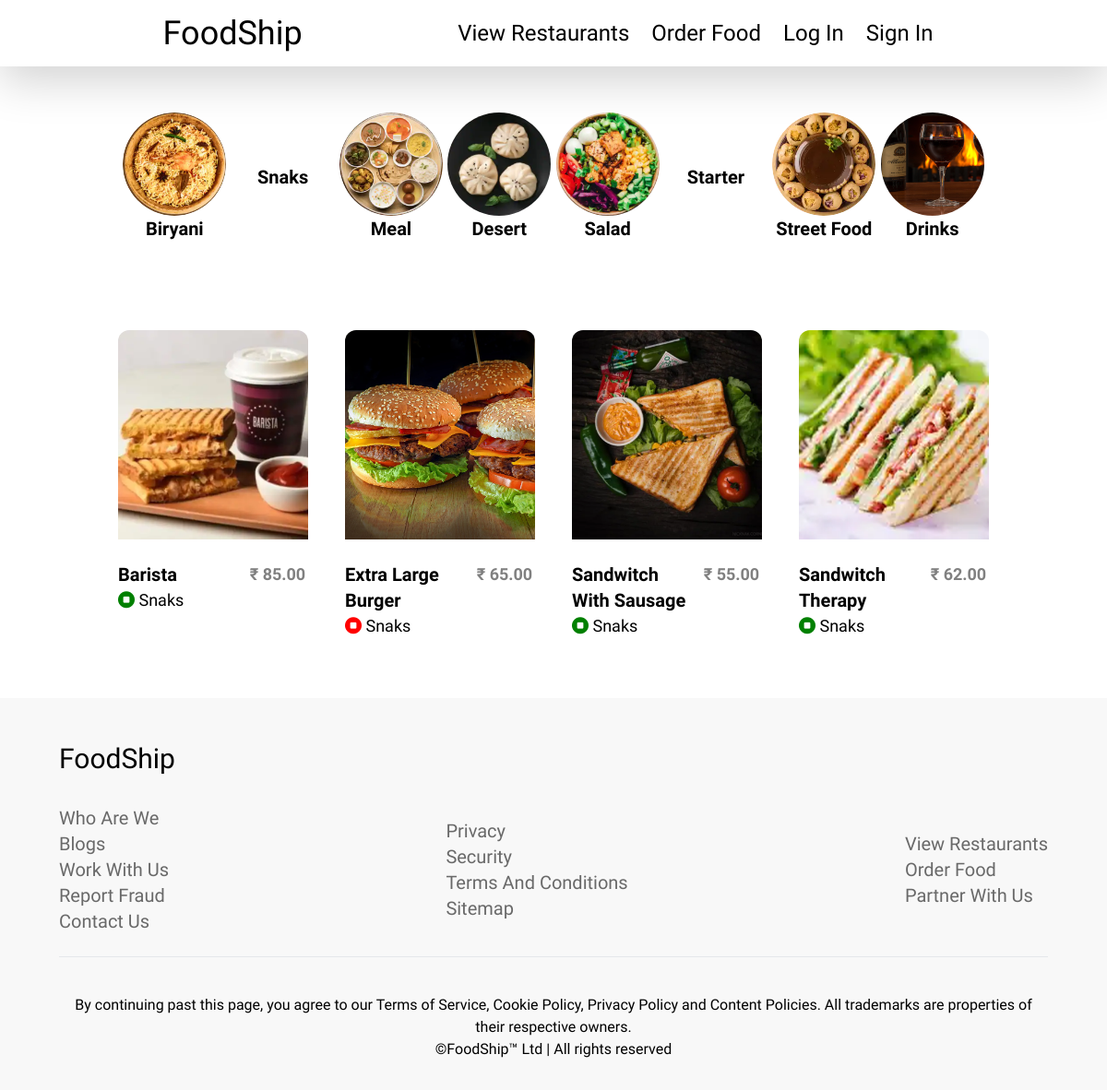
Page /products/snaks on the committed database.
### product/models.py (models this page shows, shortened)
class Product(models.Model):
    product_id = models.UUIDField(primary_key=True, unique=True, default = uuid.uuid4, editable=False)
    product_name = models.CharField(max_length = 255)
    restaurant = models.ForeignKey(Restaurant, on_delete=models.CASCADE)
    price = models.DecimalField(max_digits=8, decimal_places=2)
    product_image = models.FileField(upload_to = 'product/', max_length=555)
    food_type = models.CharField(max_length=255, choices = food_type_choices, default='veg')
    meal_type = models.CharField(max_length=255, choices = meal_type_choices, default='starter')
    added_on = models.DateTimeField(default=timezone.now)

### product/views.py (the view)
# urls.py: path('<productType>', viewByProductType),
def viewByProductType(request, productType):
    user_city = request.session.get('user_city', 'you')
    products = Product.objects.filter(meal_type = productType)
    context = {
        'product_type' : productType,
        'products' : products
    }
    return render(request, './product/viewByProductType.html', context)

### templates/product/viewByProductType.html (shortened to what this page needs)
{% extends '../blocks/base.html' %}
{% block body %}
<section id="products" class="section px-32 pb-16">
    <div class="flex items-center justify-between flex-wrap mt-8 w-full">
        <div class="flex items-center justify-evenly mb-12 w-full">
            <a href="/products/biryani" class="food-category-box flex-col items-center justify-center">
                <img class="w-28 rounded-full"
                    src="/static/images/meal-types/biryani.png" alt="">
                <h3 class="text-xl f-bold capitalize text-center">biryani</h3>
            </a>
            <a href="/products/snaks" class="food-category-box flex-col items-center justify-center">
                <h3 class="text-xl f-bold capitalize text-center">Snaks</h3>
            </a>
            <a href="/products/meal" class="food-category-box flex-col items-center justify-center">
                <img class="w-28 rounded-full"
                    src="/static/images/meal-types/meal.png" alt="">
                <h3 class="text-xl f-bold capitalize text-center">Meal</h3>
            </a>
            <a href="/products/desert" class="food-category-box flex-col items-center justify-center">
                <img class="w-28 rounded-full"
                    src="/static/images/meal-types/desert.png">
                    <h3 class="text-xl f-bold capitalize text-center">desert</h3>
            </a>
            <a href="/products/salad" class="food-category-box flex-col items-center justify-center">
                <img class="w-28 rounded-full"
                    src="/static/images/meal-types/salad.png" alt="">
                <h3 class="text-xl f-bold capitalize text-center">salad</h3>
            </a>
            <a href="/products/starter" class="food-category-box flex-col items-center justify-center">
                <h3 class="text-xl f-bold capitalize text-center">starter</h3>
            </a>
            <a href="/products/street-food" class="food-category-box flex-col items-center justify-center">
                <img class="w-28 rounded-full"
                    src="/static/images/meal-types/street-food.png" alt="">
                <h3 class="text-xl f-bold capitalize text-center">street food</h3>
            </a>
            <a href="/products/drinks" class="food-category-box flex-col items-center justify-center">
                <img class="w-28 rounded-full"
                    src="/static/images/meal-types/drinks.png" alt="">
                <h3 class="text-xl f-bold capitalize text-center">drinks</h3>
            </a>
        </div>
        <div class="grid grid-cols-4 gap-10 mt-12 w-full">
            {% for p in products%}
            <a href="/products/view/{{p.product_id}}" class="food-box">
                <div class="image-box pb-3">
                    <img src="/media/{{p.product_image}}"
                        alt="">
                </div>
                <div class="text-box grid grid-cols-3 gap-2 mt-3">
                    <div class="col-span-2">
                        <h3 class="f-bold text-xl capitalize">{{p.product_name}}</h3>
                    </div>
                    <div>
                        <p class="text-lg f-bold" style="color: gray;">&#x20B9; {{p.price}}</p>
                    </div>
                </div>
                <p class="text-lg f-light text-gray capitalize"><i class="fa fa-stop-circle" {% if p.food_type == 'non-veg' %}style="color:red;"{%else%}style="color:green;"{%endif%}></i> {{p.meal_type}}</p>
            </a>
            {% endfor %}
        </div>
    </div>
</section>
{% endblock body %}

### static/css/base.css (style rules this page uses)
.f-bold, .my-btn1 { font-family: 'Baloo 2', cursive; font-weight: 600; }
.f-light { font-family: 'Baloo 2', cursive; font-weight: 400; }
section { width: 100%; }
.section { padding-top: 90px; }
.food-box { border-radius: 12px; overflow: hidden; -webkit-transition: all 0.35s ease-in-out; transition: all 0.35s ease-in-out; max-width: 235px; }

### rows in the picture
Product: product_image (picture), product_name "Barista", price "85.00", meal_type "Snaks"
Product: product_image (picture), product_name "Extra Large Burger", price "65.00", meal_type "Snaks"
Product: product_image (picture), product_name "Sandwitch With Sausage", price "55.00", meal_type "Snaks"
Product: product_image (picture), product_name "Sandwitch Therapy", price "62.00", meal_type "Snaks"
